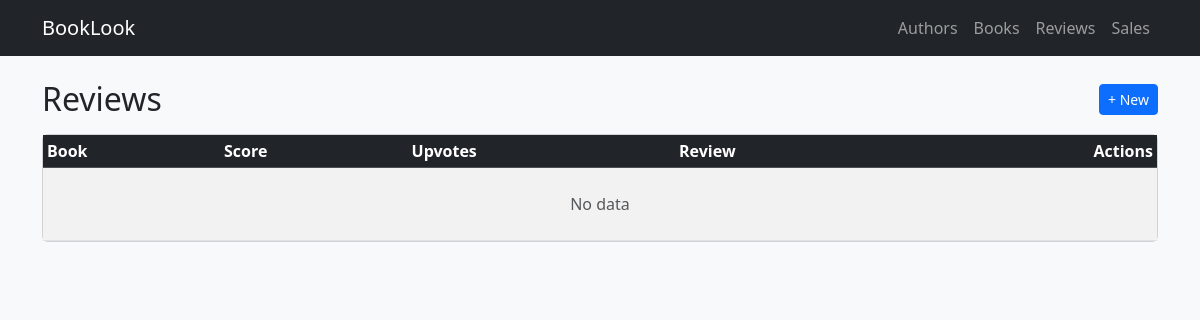
The page /reviews/ on the database as committed earlier.
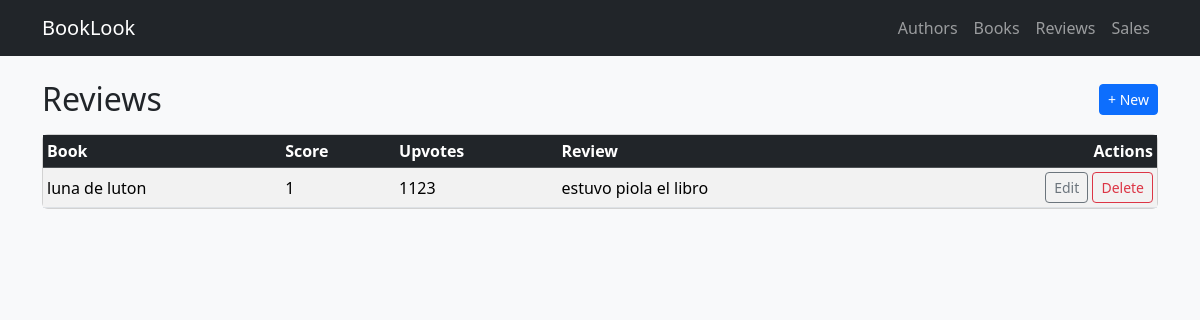
The same page on the database as committed later.
### app/models.py (models this page shows, shortened)
class Review(models.Model):
    book = models.ForeignKey(Book, on_delete=models.CASCADE, related_name='reviews')
    review = models.TextField()
    score = models.PositiveSmallIntegerField(validators=[MinValueValidator(1), MaxValueValidator(5)])
    upvotes = models.PositiveIntegerField(default=0)

class Book(models.Model):
    name = models.CharField(max_length=255)
    summary = models.TextField()
    publication_date = models.DateField()
    author = models.ForeignKey(Author, on_delete=models.CASCADE, related_name='books')
    total_sales = models.PositiveIntegerField(default=0)

### app/views/reviews.py (the view)
# urls.py: path("reviews/", v_reviews.review_list, name="review_list"),
def review_list(request):
    reviews = Review.objects.select_related("book").order_by("-upvotes")
    page_obj = Paginator(reviews, 50).get_page(request.GET.get("page"))
    return render(request, "app/reviews/list.html", {"page_obj": page_obj})

### app/templates/app/reviews/list.html (shortened to what this page needs)
{% extends "app/base.html" %}
{% block content %}
<div class="d-flex justify-content-between align-items-center mb-3">
  <h2 class="m-0">Reviews</h2>
  <a class="btn btn-primary btn-sm" href="{% url 'review_create' %}">+ New</a>
</div>
<div class="card">
  <div class="table-responsive">
    <table class="table table-striped table-hover table-sm align-middle mb-0">
      <thead class="table-dark">
        <tr>
          <th>Book</th>
          <th>Score</th>
          <th>Upvotes</th>
          <th>Review</th>
          <th class="text-end">Actions</th>
        </tr>
      </thead>
      <tbody>
        {% for r in page_obj %}
        <tr>
          <td>{{ r.book.name }}</td>
          <td>{{ r.score }}</td>
          <td>{{ r.upvotes }}</td>
          <td>{{ r.review|truncatewords:20 }}</td>
          <td class="text-end">
            <a class="btn btn-outline-secondary btn-sm" href="{% url 'review_update' r.id %}">Edit</a>
            <a class="btn btn-outline-danger btn-sm" href="{% url 'review_delete' r.id %}">Delete</a>
          </td>
        </tr>
        {% empty %}
        <tr><td colspan="5" class="text-center text-muted py-4">No data</td></tr>
        {% endfor %}
      </tbody>
    </table>
  </div>
</div>
{% endblock %}

Rows that differ between the two databases and show on the page:
added Review: book.name "luna de luton", score "1", upvotes "1123", review "estuvo piola el libro"
Other text that changed with them:
text no longer shown: "No data"
